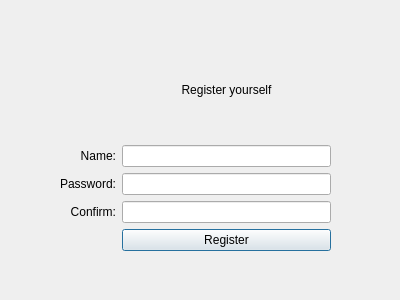
<?xml version="1.0" encoding="UTF-8"?>
<ui version="4.0">
 <class>reg_window</class>
 <widget class="QDialog" name="reg_window">
  <property name="geometry">
   <rect>
    <x>0</x>
    <y>0</y>
    <width>400</width>
    <height>300</height>
   </rect>
  </property>
  <property name="windowTitle">
   <string>Dialog</string>
  </property>
  <widget class="QWidget" name="gridLayoutWidget">
   <property name="geometry">
    <rect>
     <x>60</x>
     <y>40</y>
     <width>271</width>
     <height>211</height>
    </rect>
   </property>
   <layout class="QGridLayout" name="gridLayout">
    <item row="2" column="1">
     <widget class="QLineEdit" name="passEdit"/>
    </item>
    <item row="4" column="1">
     <widget class="QPushButton" name="registerBP">
      <property name="text">
       <string>Register</string>
      </property>
     </widget>
    </item>
    <item row="1" column="0">
     <widget class="QLabel" name="nameLabel">
      <property name="text">
       <string>Name:</string>
      </property>
      <property name="alignment">
       <set>Qt::AlignRight|Qt::AlignTrailing|Qt::AlignVCenter</set>
      </property>
     </widget>
    </item>
    <item row="1" column="1">
     <widget class="QLineEdit" name="nameEdit"/>
    </item>
    <item row="2" column="0">
     <widget class="QLabel" name="passLabel">
      <property name="text">
       <string>Password:</string>
      </property>
      <property name="alignment">
       <set>Qt::AlignRight|Qt::AlignTrailing|Qt::AlignVCenter</set>
      </property>
     </widget>
    </item>
    <item row="0" column="1">
     <widget class="QLabel" name="welcomeLabel">
      <property name="text">
       <string>Register yourself</string>
      </property>
      <property name="alignment">
       <set>Qt::AlignCenter</set>
      </property>
     </widget>
    </item>
    <item row="3" column="0">
     <widget class="QLabel" name="confirmLabel">
      <property name="text">
       <string>Confirm:</string>
      </property>
      <property name="alignment">
       <set>Qt::AlignRight|Qt::AlignTrailing|Qt::AlignVCenter</set>
      </property>
     </widget>
    </item>
    <item row="3" column="1">
     <widget class="QLineEdit" name="confirmEdit"/>
    </item>
   </layout>
  </widget>
 </widget>
 <tabstops>
  <tabstop>nameEdit</tabstop>
  <tabstop>passEdit</tabstop>
  <tabstop>confirmEdit</tabstop>
  <tabstop>registerBP</tabstop>
 </tabstops>
 <resources/>
 <connections/>
</ui>
